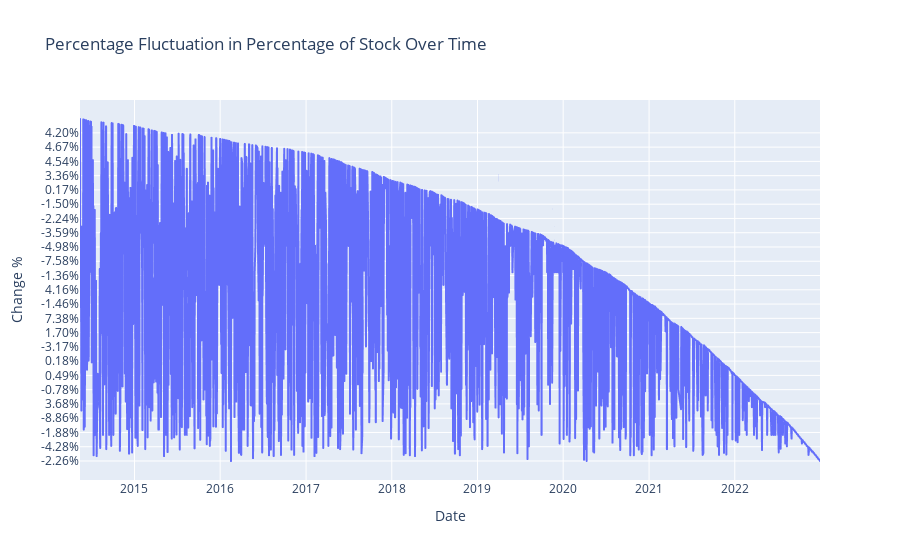

The code cell stored with this chart in its notebook:
### Code cell
# Plot the close price of the stock over time using Plotly
fig = px.line(df, x=df.Date, y='Change %', title='Percentage Fluctuation in Percentage of Stock Over Time')
fig.show()

### Figure 1 — Plotly figure (JSON) as saved in the notebook; plotly's stock layout.template omitted (floating-point values rounded to 4 significant figures; data arrays with more than 128 entries replaced by an {"elided": "..."} marker saying what was removed)
{"data": [{"hovertemplate": "Date=%{x}<br>Change %=%{y}<extra></extra>", "legendgroup": "", "line": {"color": "#636efa", "dash": "solid"}, "marker": {"symbol": "circle"}, "mode": "lines", "name": "", "showlegend": false, "type": "scattergl", "x": {"elided": "2139 str values"}, "xaxis": "x", "y": {"elided": "2139 str values"}, "yaxis": "y"}], "layout": {"legend": {"tracegroupgap": 0}, "title": {"text": "Percentage Fluctuation in Percentage of Stock Over Time"}, "xaxis": {"anchor": "y", "domain": [0, 1], "title": {"text": "Date"}}, "yaxis": {"anchor": "x", "domain": [0, 1], "title": {"text": "Change %"}}}}
